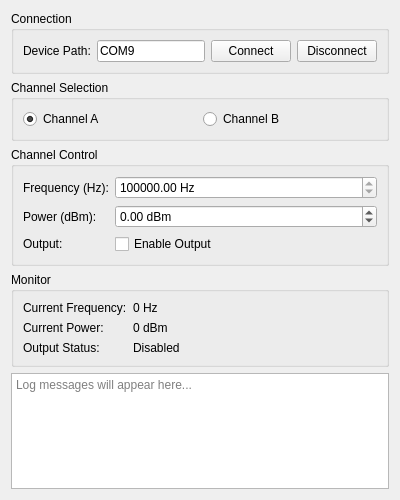
<?xml version="1.0" encoding="UTF-8"?>
<ui version="4.0">
 <class>SynthHD</class>
 <widget class="QWidget" name="SynthHD">
  <property name="geometry">
   <rect>
    <x>0</x>
    <y>0</y>
    <width>400</width>
    <height>500</height>
   </rect>
  </property>
  <property name="windowTitle">
   <string>SynthHD V2 Control</string>
  </property>
  <layout class="QVBoxLayout" name="verticalLayout">
   <item>
    <widget class="QGroupBox" name="connectionGroup">
     <property name="title">
      <string>Connection</string>
     </property>
     <layout class="QHBoxLayout" name="horizontalLayout">
      <item>
       <widget class="QLabel" name="label">
        <property name="text">
         <string>Device Path:</string>
        </property>
       </widget>
      </item>
      <item>
       <widget class="QLineEdit" name="devicePathEdit">
        <property name="text">
         <string>COM9</string>
        </property>
       </widget>
      </item>
      <item>
       <widget class="QPushButton" name="connectButton">
        <property name="text">
         <string>Connect</string>
        </property>
       </widget>
      </item>
      <item>
       <widget class="QPushButton" name="disconnectButton">
        <property name="text">
         <string>Disconnect</string>
        </property>
       </widget>
      </item>
     </layout>
    </widget>
   </item>
   <item>
    <widget class="QGroupBox" name="channelGroup">
     <property name="title">
      <string>Channel Selection</string>
     </property>
     <layout class="QHBoxLayout" name="horizontalLayout_2">
      <item>
       <widget class="QRadioButton" name="channelARadio">
        <property name="text">
         <string>Channel A</string>
        </property>
        <property name="checked">
         <bool>true</bool>
        </property>
       </widget>
      </item>
      <item>
       <widget class="QRadioButton" name="channelBRadio">
        <property name="text">
         <string>Channel B</string>
        </property>
       </widget>
      </item>
     </layout>
    </widget>
   </item>
   <item>
    <widget class="QGroupBox" name="controlGroup">
     <property name="title">
      <string>Channel Control</string>
     </property>
     <layout class="QFormLayout" name="formLayout">
      <item row="0" column="0">
       <widget class="QLabel" name="label_2">
        <property name="text">
         <string>Frequency (Hz):</string>
        </property>
       </widget>
      </item>
      <item row="0" column="1">
       <widget class="QDoubleSpinBox" name="frequencySpinBox">
        <property name="suffix">
         <string> Hz</string>
        </property>
        <property name="minimum">
         <double>1000000.000000000000000</double>
        </property>
        <property name="maximum">
         <double>20000000000.000000000000000</double>
        </property>
        <property name="value">
         <double>1000000.000000000000000</double>
        </property>
       </widget>
      </item>
      <item row="1" column="0">
       <widget class="QLabel" name="label_3">
        <property name="text">
         <string>Power (dBm):</string>
        </property>
       </widget>
      </item>
      <item row="1" column="1">
       <widget class="QDoubleSpinBox" name="powerSpinBox">
        <property name="suffix">
         <string> dBm</string>
        </property>
        <property name="minimum">
         <double>-60.000000000000000</double>
        </property>
        <property name="maximum">
         <double>20.000000000000000</double>
        </property>
        <property name="value">
         <double>0.000000000000000</double>
        </property>
       </widget>
      </item>
      <item row="2" column="0">
       <widget class="QLabel" name="label_4">
        <property name="text">
         <string>Output:</string>
        </property>
       </widget>
      </item>
      <item row="2" column="1">
       <widget class="QCheckBox" name="outputCheckBox">
        <property name="text">
         <string>Enable Output</string>
        </property>
       </widget>
      </item>
     </layout>
    </widget>
   </item>
   <item>
    <widget class="QGroupBox" name="monitorGroup">
     <property name="title">
      <string>Monitor</string>
     </property>
     <layout class="QFormLayout" name="formLayout_2">
      <item row="0" column="0">
       <widget class="QLabel" name="label_5">
        <property name="text">
         <string>Current Frequency:</string>
        </property>
       </widget>
      </item>
      <item row="0" column="1">
       <widget class="QLabel" name="currentFreqLabel">
        <property name="text">
         <string>0 Hz</string>
        </property>
       </widget>
      </item>
      <item row="1" column="0">
       <widget class="QLabel" name="label_6">
        <property name="text">
         <string>Current Power:</string>
        </property>
       </widget>
      </item>
      <item row="1" column="1">
       <widget class="QLabel" name="currentPowerLabel">
        <property name="text">
         <string>0 dBm</string>
        </property>
       </widget>
      </item>
      <item row="2" column="0">
       <widget class="QLabel" name="label_7">
        <property name="text">
         <string>Output Status:</string>
        </property>
       </widget>
      </item>
      <item row="2" column="1">
       <widget class="QLabel" name="outputStatusLabel">
        <property name="text">
         <string>Disabled</string>
        </property>
       </widget>
      </item>
     </layout>
    </widget>
   </item>
   <item>
    <widget class="QTextEdit" name="logTextEdit">
     <property name="maximumHeight">
      <number>100</number>
     </property>
     <property name="placeholderText">
      <string>Log messages will appear here...</string>
     </property>
    </widget>
   </item>
  </layout>
 </widget>
 <resources/>
 <connections/>
</ui> 
